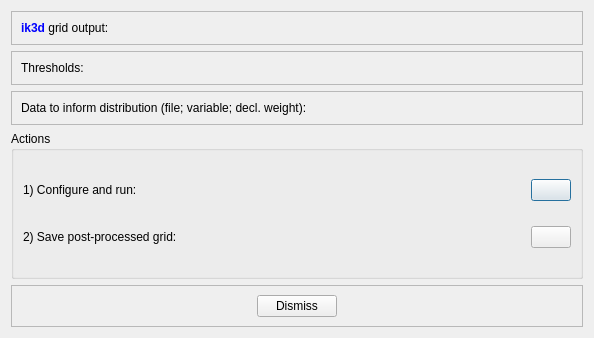
<?xml version="1.0" encoding="UTF-8"?>
<ui version="4.0">
 <class>PostikDialog</class>
 <widget class="QDialog" name="PostikDialog">
  <property name="geometry">
   <rect>
    <x>0</x>
    <y>0</y>
    <width>594</width>
    <height>338</height>
   </rect>
  </property>
  <property name="windowTitle">
   <string>Dialog</string>
  </property>
  <layout class="QVBoxLayout" name="verticalLayout">
   <item>
    <widget class="QFrame" name="frmIk3dOutput">
     <property name="frameShape">
      <enum>QFrame::StyledPanel</enum>
     </property>
     <property name="frameShadow">
      <enum>QFrame::Raised</enum>
     </property>
     <layout class="QHBoxLayout" name="horizontalLayout">
      <item>
       <widget class="QLabel" name="label">
        <property name="text">
         <string>&lt;html&gt;&lt;head/&gt;&lt;body&gt;&lt;p&gt;&lt;span style=&quot; font-weight:600; color:#0000ff;&quot;&gt;ik3d&lt;/span&gt; grid output:&lt;/p&gt;&lt;/body&gt;&lt;/html&gt;</string>
        </property>
       </widget>
      </item>
     </layout>
    </widget>
   </item>
   <item>
    <widget class="QFrame" name="frmThresholds">
     <property name="frameShape">
      <enum>QFrame::StyledPanel</enum>
     </property>
     <property name="frameShadow">
      <enum>QFrame::Raised</enum>
     </property>
     <layout class="QHBoxLayout" name="horizontalLayout_2">
      <item>
       <widget class="QLabel" name="label_2">
        <property name="text">
         <string>Thresholds:</string>
        </property>
       </widget>
      </item>
     </layout>
    </widget>
   </item>
   <item>
    <widget class="QFrame" name="frmDataForDistribution">
     <property name="frameShape">
      <enum>QFrame::StyledPanel</enum>
     </property>
     <property name="frameShadow">
      <enum>QFrame::Raised</enum>
     </property>
     <layout class="QHBoxLayout" name="horizontalLayout_3">
      <item>
       <widget class="QLabel" name="label_3">
        <property name="text">
         <string>Data to inform distribution (file; variable; decl. weight):</string>
        </property>
       </widget>
      </item>
     </layout>
    </widget>
   </item>
   <item>
    <widget class="QGroupBox" name="groupBox">
     <property name="sizePolicy">
      <sizepolicy hsizetype="Preferred" vsizetype="Expanding">
       <horstretch>0</horstretch>
       <verstretch>0</verstretch>
      </sizepolicy>
     </property>
     <property name="title">
      <string>Actions</string>
     </property>
     <layout class="QGridLayout" name="gridLayout">
      <item row="0" column="1">
       <widget class="QPushButton" name="btnConfigAndRun">
        <property name="text">
         <string/>
        </property>
        <property name="icon">
         <iconset resource="../resources.qrc">
          <normaloff>:/icons32/setting32</normaloff>:/icons32/setting32</iconset>
        </property>
       </widget>
      </item>
      <item row="0" column="0">
       <widget class="QLabel" name="label_4">
        <property name="sizePolicy">
         <sizepolicy hsizetype="Expanding" vsizetype="Preferred">
          <horstretch>0</horstretch>
          <verstretch>0</verstretch>
         </sizepolicy>
        </property>
        <property name="text">
         <string>1) Configure and run:</string>
        </property>
       </widget>
      </item>
      <item row="1" column="0">
       <widget class="QLabel" name="label_5">
        <property name="text">
         <string>2) Save post-processed grid:</string>
        </property>
       </widget>
      </item>
      <item row="1" column="1">
       <widget class="QPushButton" name="btnSave">
        <property name="text">
         <string/>
        </property>
        <property name="icon">
         <iconset resource="../resources.qrc">
          <normaloff>:/icons32/save32</normaloff>:/icons32/save32</iconset>
        </property>
       </widget>
      </item>
     </layout>
    </widget>
   </item>
   <item>
    <widget class="QFrame" name="frame_4">
     <property name="frameShape">
      <enum>QFrame::StyledPanel</enum>
     </property>
     <property name="frameShadow">
      <enum>QFrame::Raised</enum>
     </property>
     <layout class="QHBoxLayout" name="horizontalLayout_4">
      <item>
       <spacer name="horizontalSpacer">
        <property name="orientation">
         <enum>Qt::Horizontal</enum>
        </property>
        <property name="sizeHint" stdset="0">
         <size>
          <width>177</width>
          <height>20</height>
         </size>
        </property>
       </spacer>
      </item>
      <item>
       <widget class="QPushButton" name="btnDismiss">
        <property name="text">
         <string>Dismiss</string>
        </property>
       </widget>
      </item>
      <item>
       <spacer name="horizontalSpacer_2">
        <property name="orientation">
         <enum>Qt::Horizontal</enum>
        </property>
        <property name="sizeHint" stdset="0">
         <size>
          <width>177</width>
          <height>20</height>
         </size>
        </property>
       </spacer>
      </item>
     </layout>
    </widget>
   </item>
  </layout>
 </widget>
 <resources>
  <include location="../resources.qrc"/>
 </resources>
 <connections>
  <connection>
   <sender>btnDismiss</sender>
   <signal>clicked()</signal>
   <receiver>PostikDialog</receiver>
   <slot>reject()</slot>
   <hints>
    <hint type="sourcelabel">
     <x>334</x>
     <y>318</y>
    </hint>
    <hint type="destinationlabel">
     <x>481</x>
     <y>317</y>
    </hint>
   </hints>
  </connection>
  <connection>
   <sender>btnSave</sender>
   <signal>clicked()</signal>
   <receiver>PostikDialog</receiver>
   <slot>onSave()</slot>
   <hints>
    <hint type="sourcelabel">
     <x>561</x>
     <y>239</y>
    </hint>
    <hint type="destinationlabel">
     <x>589</x>
     <y>265</y>
    </hint>
   </hints>
  </connection>
  <connection>
   <sender>btnConfigAndRun</sender>
   <signal>clicked()</signal>
   <receiver>PostikDialog</receiver>
   <slot>onConfigureAndRun()</slot>
   <hints>
    <hint type="sourcelabel">
     <x>561</x>
     <y>182</y>
    </hint>
    <hint type="destinationlabel">
     <x>590</x>
     <y>201</y>
    </hint>
   </hints>
  </connection>
 </connections>
 <slots>
  <slot>onConfigureAndRun()</slot>
  <slot>onSave()</slot>
 </slots>
</ui>
